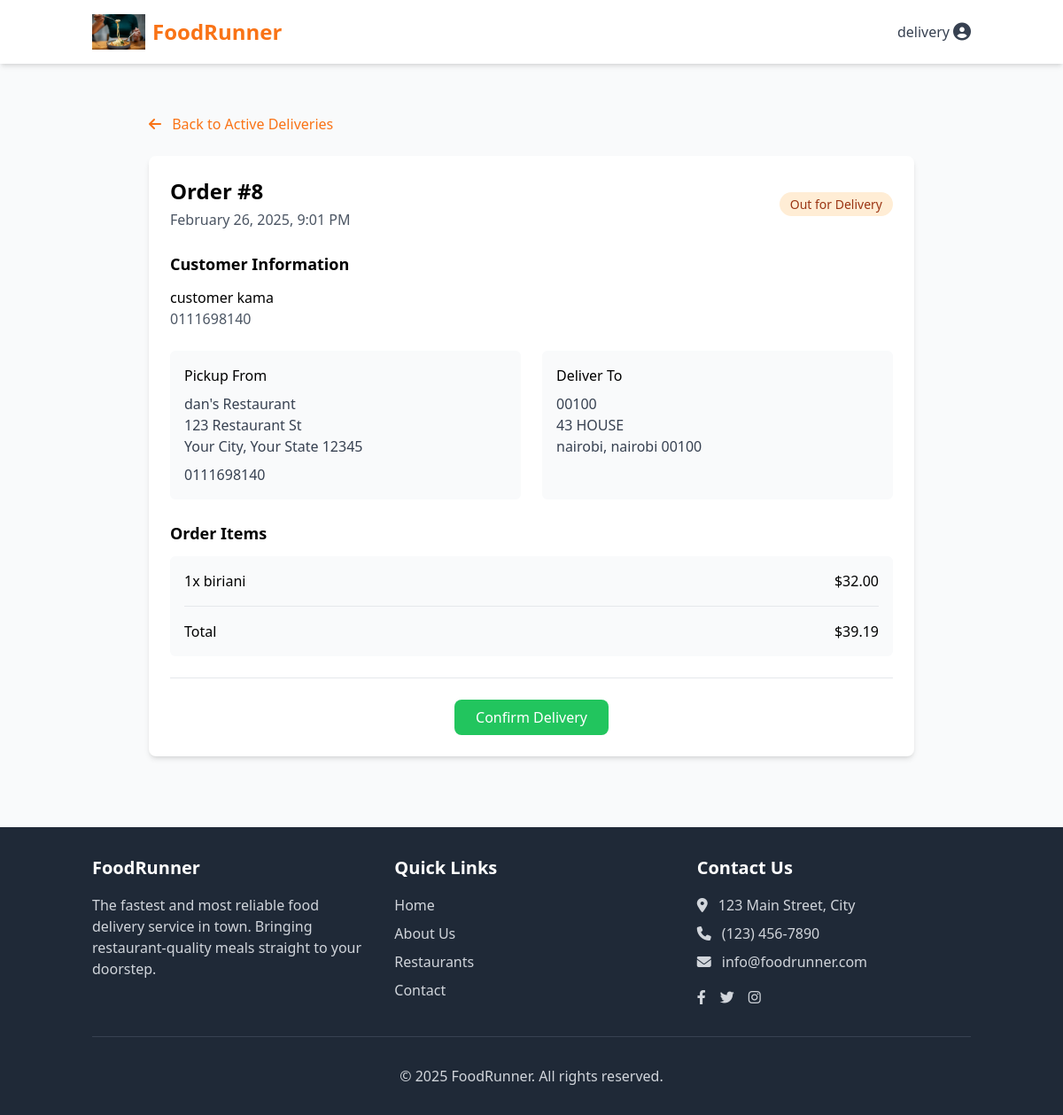
Page /delivery/orders/8/ (signed in) on the committed database.
### core/models.py (models this page shows, shortened)
class User(AbstractUser):
    USER_TYPE_CHOICES = (
        ('customer', 'Customer'),
        ('restaurant', 'Restaurant Manager'),
        ('delivery', 'Delivery Person'),
        ('admin', 'Administrator'),
    )
    user_type = models.CharField(
        max_length=20,
        choices=USER_TYPE_CHOICES,
        default='customer'
    )
    phone_number = models.CharField(max_length=15, blank=True)
    profile_picture = models.ImageField(upload_to='profile_pics/', blank=True, null=True)

class Address(models.Model):
    user = models.ForeignKey(User, on_delete=models.CASCADE, related_name='addresses')
    address_line1 = models.CharField(max_length=100)
    address_line2 = models.CharField(max_length=100, blank=True)
    city = models.CharField(max_length=50)
    state = models.CharField(max_length=50)
    postal_code = models.CharField(max_length=10)
    is_default = models.BooleanField(default=False)
    class Meta:
        verbose_name_plural = "Addresses"

### customers/models.py (models this page shows, shortened)
class Order(models.Model):
    STATUS_CHOICES = (
        ('pending', 'Pending'),
        ('confirmed', 'Confirmed'),
        ('preparing', 'Preparing'),
        ('ready_for_pickup', 'Ready for Pickup'),
        ('out_for_delivery', 'Out for Delivery'),
        ('delivered', 'Delivered'),
        ('cancelled', 'Cancelled'),
    )
    customer = models.ForeignKey(settings.AUTH_USER_MODEL, on_delete=models.CASCADE, related_name='orders')
    restaurant = models.ForeignKey(Restaurant, on_delete=models.CASCADE, related_name='orders')
    delivery_person = models.ForeignKey(
        settings.AUTH_USER_MODEL,
        on_delete=models.SET_NULL,
        null=True,
        blank=True,
        related_name='deliveries'
    )
    delivery_address = models.ForeignKey('core.Address', on_delete=models.SET_NULL, null=True)
    status = models.CharField(max_length=20, choices=STATUS_CHOICES, default='pending')
    total_amount = models.DecimalField(max_digits=8, decimal_places=2)
    delivery_fee = models.DecimalField(max_digits=5, decimal_places=2)
    tax_amount = models.DecimalField(max_digits=6, decimal_places=2)
    payment_status = models.CharField(max_length=20, default='pending')
    payment_method = models.CharField(max_length=50, default='stripe')
    stripe_payment_intent_id = models.CharField(max_length=255, blank=True, null=True)
    estimated_delivery_time = models.DateTimeField(null=True, blank=True)
    actual_delivery_time = models.DateTimeField(null=True, blank=True)
    special_instructions = models.TextField(blank=True)
    created_at = models.DateTimeField(auto_now_add=True)
    updated_at = models.DateTimeField(auto_now=True)
    @property
    def order_total(self):
        return self.total_amount + self.delivery_fee + self.tax_amount

class OrderItem(models.Model):
    order = models.ForeignKey(Order, on_delete=models.CASCADE, related_name='items')
    menu_item = models.ForeignKey(MenuItem, on_delete=models.CASCADE)
    quantity = models.PositiveIntegerField(default=1)
    price = models.DecimalField(max_digits=6, decimal_places=2)  # Price at time of order
    special_instructions = models.TextField(blank=True)
    @property
    def subtotal(self):
        return self.price * self.quantity

### restaurants/models.py (models this page shows, shortened)
class Restaurant(models.Model):
    manager = models.OneToOneField(settings.AUTH_USER_MODEL, on_delete=models.CASCADE)
    name = models.CharField(max_length=100)
    description = models.TextField()
    logo = models.ImageField(upload_to='restaurant_logos/')
    banner_image = models.ImageField(upload_to='restaurant_banners/', blank=True, null=True)
    address = models.OneToOneField(Address, on_delete=models.CASCADE)
    cuisine_type = models.CharField(max_length=50)
    phone = models.CharField(max_length=15)
    email = models.EmailField()
    website = models.URLField(blank=True, null=True)
    is_active = models.BooleanField(default=True)
    average_rating = models.DecimalField(max_digits=3, decimal_places=2, default=0.0)
    delivery_fee = models.DecimalField(max_digits=5, decimal_places=2, default=0.0)
    min_order_amount = models.DecimalField(max_digits=6, decimal_places=2, default=0.0)
    preparation_time = models.PositiveIntegerField(default=30, help_text='Average preparation time in minutes')
    opening_time = models.TimeField()
    closing_time = models.TimeField()
    created_at = models.DateTimeField(auto_now_add=True)
    updated_at = models.DateTimeField(auto_now=True)

class MenuItem(models.Model):
    CATEGORY_CHOICES = (
        ('appetizer', 'Appetizer'),
        ('main', 'Main Course'),
        ('dessert', 'Dessert'),
        ('beverage', 'Beverage'),
        ('side', 'Side Dish'),
    )
    restaurant = models.ForeignKey(Restaurant, on_delete=models.CASCADE, related_name='menu_items')
    name = models.CharField(max_length=100)
    description = models.TextField()
    image = models.ImageField(upload_to='menu_items/')
    price = models.DecimalField(max_digits=6, decimal_places=2)
    category = models.CharField(max_length=20, choices=CATEGORY_CHOICES)
    is_vegetarian = models.BooleanField(default=False)
    is_vegan = models.BooleanField(default=False)
    is_gluten_free = models.BooleanField(default=False)
    spice_level = models.PositiveSmallIntegerField(default=0, help_text='Spice level from 0 to 5')
    is_available = models.BooleanField(default=True)
    preparation_time = models.PositiveIntegerField(default=15, help_text='Preparation time in minutes')
    created_at = models.DateTimeField(auto_now_add=True)
    updated_at = models.DateTimeField(auto_now=True)

### delivery/views.py (the view)
# urls.py: path('orders/<int:order_id>/', views.order_detail, name='order_detail'),
@login_required
@delivery_required
def order_detail(request, order_id):
    try:
        order = Order.objects.select_related(
            'customer', 'restaurant', 'delivery_person'
        ).prefetch_related('items__menu_item').get(id=order_id)
    except Order.DoesNotExist:
        messages.error(request, "Order not found.")
        return redirect('delivery:dashboard')
    if (order.delivery_person != request.user and
        order.delivery_person is not None and
        order.status != 'ready_for_pickup'):
        messages.error(request, "You are not authorized to view this order.")
        return redirect('delivery:dashboard')
    order_total = sum(item.subtotal for item in order.items.all())
    context = {
        'order': order,
        'order_items': order.items.all(),
        'order_total': order_total,
        'can_update_status': order.delivery_person == request.user,
        'can_accept_order': (order.status == 'ready_for_pickup' and
                           order.delivery_person is None),
    }
    return render(request, 'delivery/order_detail.html', context)

### delivery/templates/delivery/order_detail.html (shortened to what this page needs)
{% extends 'base.html' %}
{% block content %}
<div class="max-w-4xl mx-auto px-4 py-8">
    <div class="flex items-center mb-6">
        <a href="{% url 'delivery:active' %}" class="text-orange-500 hover:text-orange-700">
            <i class="fas fa-arrow-left mr-2"></i> Back to Active Deliveries
        </a>
    </div>
    <div class="bg-white rounded-lg shadow-md overflow-hidden mb-6">
        <div class="p-6">
            <div class="flex flex-col md:flex-row md:justify-between md:items-center mb-6">
                <div>
                    <h1 class="text-2xl font-bold mb-1">Order #{{ order.id }}</h1>
                    <p class="text-gray-600">{{ order.created_at|date:"F j, Y, g:i A" }}</p>
                </div>
                <div class="mt-4 md:mt-0">
                    <span class="px-3 py-1 rounded-full text-sm font-medium
                        {% if order.status == 'ready_for_pickup' %}bg-indigo-100 text-indigo-800
                        {% elif order.status == 'out_for_delivery' %}bg-orange-100 text-orange-800
                        {% elif order.status == 'delivered' %}bg-green-100 text-green-800
                        {% endif %}">
                        {{ order.get_status_display }}
                    </span>
                </div>
            </div>
            <div class="mb-6">
                <h2 class="text-lg font-semibold mb-3">Customer Information</h2>
                <div>
                    <p class="font-medium">{{ order.customer.first_name }} {{ order.customer.last_name }}</p>
                    <p class="text-gray-600">{{ order.customer.phone_number }}</p>
                </div>
            </div>
            <div class="grid grid-cols-1 md:grid-cols-2 gap-6 mb-6">
                <div class="bg-gray-50 p-4 rounded-md">
                    <h3 class="font-medium mb-2">Pickup From</h3>
                    <div class="text-gray-700">
                        <p class="font-medium">{{ order.restaurant.name }}</p>
                        <p>{{ order.restaurant.address.address_line1 }}</p>
                        <p>{{ order.restaurant.address.city }}, {{ order.restaurant.address.state }} {{ order.restaurant.address.postal_code }}</p>
                        <p class="mt-2">{{ order.restaurant.phone }}</p>
                    </div>
                </div>
                <div class="bg-gray-50 p-4 rounded-md">
                    <h3 class="font-medium mb-2">Deliver To</h3>
                    <div class="text-gray-700">
                        <p>{{ order.delivery_address.address_line1 }}</p>
                        {% if order.delivery_address.address_line2 %}
                            <p>{{ order.delivery_address.address_line2 }}</p>
                        {% endif %}
                        <p>{{ order.delivery_address.city }}, {{ order.delivery_address.state }} {{ order.delivery_address.postal_code }}</p>
                    </div>
                </div>
            </div>
            <div class="mb-6">
                <h2 class="text-lg font-semibold mb-3">Order Items</h2>
                <div class="bg-gray-50 p-4 rounded-md">
                    <ul class="space-y-2">
                        {% for item in order.items.all %}
                            <li class="flex justify-between">
                                <span>{{ item.quantity }}x {{ item.menu_item.name }}</span>
                                <span>${{ item.subtotal }}</span>
                            </li>
                        {% endfor %}
                    </ul>
                    <div class="border-t mt-4 pt-4">
                        <div class="flex justify-between font-medium">
                            <span>Total</span>
                            <span>${{ order.order_total }}</span>
                        </div>
                    </div>
                </div>
            </div>
            <div class="border-t border-gray-200 pt-6">
                {% if order.status == 'ready_for_pickup' %}
                    {% if order.delivery_person == request.user or order.delivery_person is None %}
                        <form method="post" action="{% url 'delivery:update_order_status' order.id %}" class="text-center">
                            {% csrf_token %}
                            <input type="hidden" name="status" value="out_for_delivery">
                            <button type="submit" class="bg-orange-500 text-white py-2 px-6 rounded-lg hover:bg-orange-600 transition duration-200">
                                {% if order.delivery_person == request.user %}
                                    Confirm Pickup
                                {% else %}
                                    Accept and Pickup
                                {% endif %}
                            </button>
                        </form>
                    {% endif %}
                {% elif order.status == 'out_for_delivery' %}
                    <form method="post" action="{% url 'delivery:update_order_status' order.id %}" class="text-center">
                        <button type="submit" class="bg-green-500 text-white py-2 px-6 rounded-lg hover:bg-green-600 transition duration-200">
                            Confirm Delivery
                        </button>
                    </form>
                {% elif order.status == 'delivered' %}
                    <div class="bg-green-50 p-4 rounded-md border border-green-200 text-center">
                        <p class="text-green-800">This order was delivered on {{ order.actual_delivery_time|date:"F j, Y" }} at {{ order.actual_delivery_time|time:"g:i A" }}.</p>
                    </div>
                {% endif %}
            </div>
        </div>
    </div>
</div>
{% endblock %}

### core/templates/base.html (shortened to what this page needs)
<!DOCTYPE html>
<html lang="en">
<head>
    {% load static %}
    <script src="https://cdn.tailwindcss.com"></script>
    <link rel="stylesheet" href="https://cdnjs.cloudflare.com/ajax/libs/font-awesome/6.4.0/css/all.min.css">
</head>
<body class="bg-gray-50 min-h-screen flex flex-col">
    <header class="bg-white shadow-md">
        <nav class="container mx-auto px-4 py-4 flex justify-between items-center">
            <a href="{% url 'landing' %}" class="flex items-center">
                <img src="{% static 'images/logo.png' %}" alt="FoodRunner Logo" class="h-10 w-auto mr-2">
                <span class="text-2xl font-bold text-orange-500">FoodRunner</span>
            </a>
            <div class="flex items-center space-x-4">
                {% if user.is_authenticated %}
                    <div class="relative group">
                        <button class="flex items-center text-gray-700 hover:text-orange-500">
                            <span class="mr-1">{{ user.username }}</span>
                            <i class="fas fa-user-circle text-xl"></i>
                        </button>
                    </div>
                {% else %}
                    <a href="{% url 'login' %}" class="text-gray-700 hover:text-orange-500 font-semibold">Login</a>
                    <a href="{% url 'register' %}" class="bg-orange-500 text-white px-4 py-2 rounded-md hover:bg-orange-600 font-semibold">Sign Up</a>
                {% endif %}
            </div>
        </nav>
    </header>
    <main class="flex-grow container mx-auto px-4 py-6">
        {% block content %}{% endblock %}
    </main>
    <footer class="bg-gray-800 text-white py-8">
        <div class="container mx-auto px-4">
            <div class="grid grid-cols-1 md:grid-cols-3 gap-8">
                <div>
                    <h3 class="text-xl font-semibold mb-4">FoodRunner</h3>
                    <p class="text-gray-300">
                        The fastest and most reliable food delivery service in town. Bringing restaurant-quality meals straight to your doorstep.
                    </p>
                </div>
                <div>
                    <h3 class="text-xl font-semibold mb-4">Quick Links</h3>
                    <ul class="space-y-2">
                        <li><a href="{% url 'landing' %}" class="text-gray-300 hover:text-orange-400">Home</a></li>
                        <li><a href="#" class="text-gray-300 hover:text-orange-400">About Us</a></li>
                        <li><a href="#" class="text-gray-300 hover:text-orange-400">Restaurants</a></li>
                        <li><a href="#" class="text-gray-300 hover:text-orange-400">Contact</a></li>
                    </ul>
                </div>
                <div>
                    <h3 class="text-xl font-semibold mb-4">Contact Us</h3>
                    <p class="text-gray-300 mb-2">
                        <i class="fas fa-map-marker-alt mr-2"></i> 123 Main Street, City
                    </p>
                    <p class="text-gray-300 mb-2">
                        <i class="fas fa-phone mr-2"></i> (123) 456-7890
                    </p>
                    <p class="text-gray-300 mb-2">
                        <i class="fas fa-envelope mr-2"></i> info@foodrunner.com
                    </p>
                    <div class="flex space-x-4 mt-4">
                        <a href="#" class="text-gray-300 hover:text-orange-400"><i class="fab fa-facebook-f"></i></a>
                        <a href="#" class="text-gray-300 hover:text-orange-400"><i class="fab fa-twitter"></i></a>
                        <a href="#" class="text-gray-300 hover:text-orange-400"><i class="fab fa-instagram"></i></a>
                    </div>
                </div>
            </div>
            <div class="border-t border-gray-700 mt-8 pt-8 text-center text-gray-300">
                <p>&copy; 2025 FoodRunner. All rights reserved.</p>
            </div>
        </div>
    </footer>
</body>
</html>

### rows in the picture
User: username "delivery"
Order: id "8", created_at "February 26, 2025, 9:01 PM", status "Out for Delivery", customer.first_name "customer", customer.last_name "kama", customer.phone_number "0111698140", restaurant.name "dan's Restaurant", restaurant.address.address_line1 "123 Restaurant St", restaurant.address.city "Your City", restaurant.address.state "Your State", restaurant.address.postal_code "12345", restaurant.phone "0111698140", delivery_address.address_line1 "00100", delivery_address.address_line2 "43 HOUSE", delivery_address.city "nairobi", delivery_address.state "nairobi", delivery_address.postal_code "00100", order_total "39.19"
OrderItem: quantity "1", menu_item.name "biriani", subtotal "32.00"
